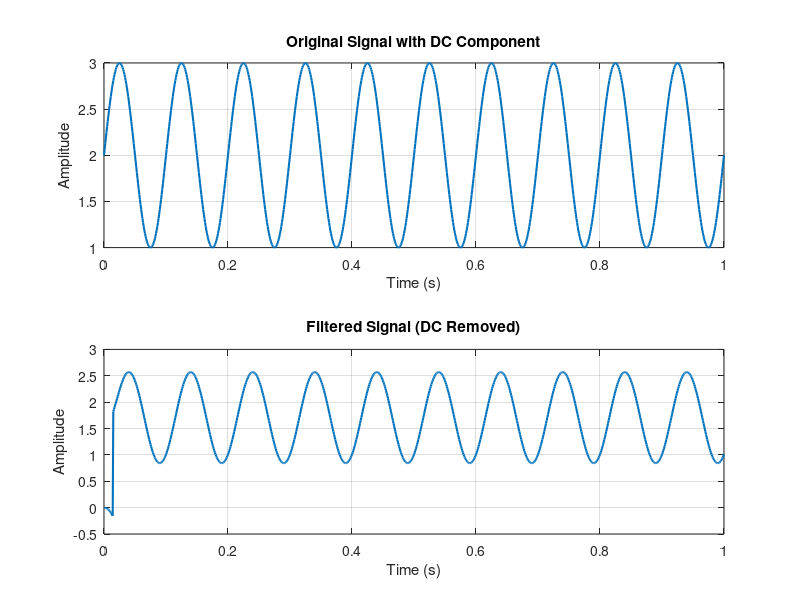

Source code (MATLAB):
%{
Problem 17: High-Pass Filter Design
• Remove DC component from signal
Compare original and filtered
%}

% Problem 17: High-Pass Filter Design
% Remove DC component from a signal using an FIR high-pass filter

clc;
clear;
close all;

% Generate signal with DC offset
fs = 1000;
t = 0:1/fs:1;
x = sin(2*pi*10*t) + 2;      % Sine wave with DC offset

% Design FIR high-pass filter
order = 30;
cutoff = 5/(fs/2);           % Cutoff frequency = 5 Hz
b = fir1(order, cutoff, 'high');

% Filter the signal
y = filter(b, 1, x);

% Plot
figure;

subplot(2,1,1);
plot(t, x, 'LineWidth', 1.5);
title('Original Signal with DC Component');
xlabel('Time (s)');
ylabel('Amplitude');
grid on;

subplot(2,1,2);
plot(t, y, 'LineWidth', 1.5);
title('Filtered Signal (DC Removed)');
xlabel('Time (s)');
ylabel('Amplitude');
grid on;
